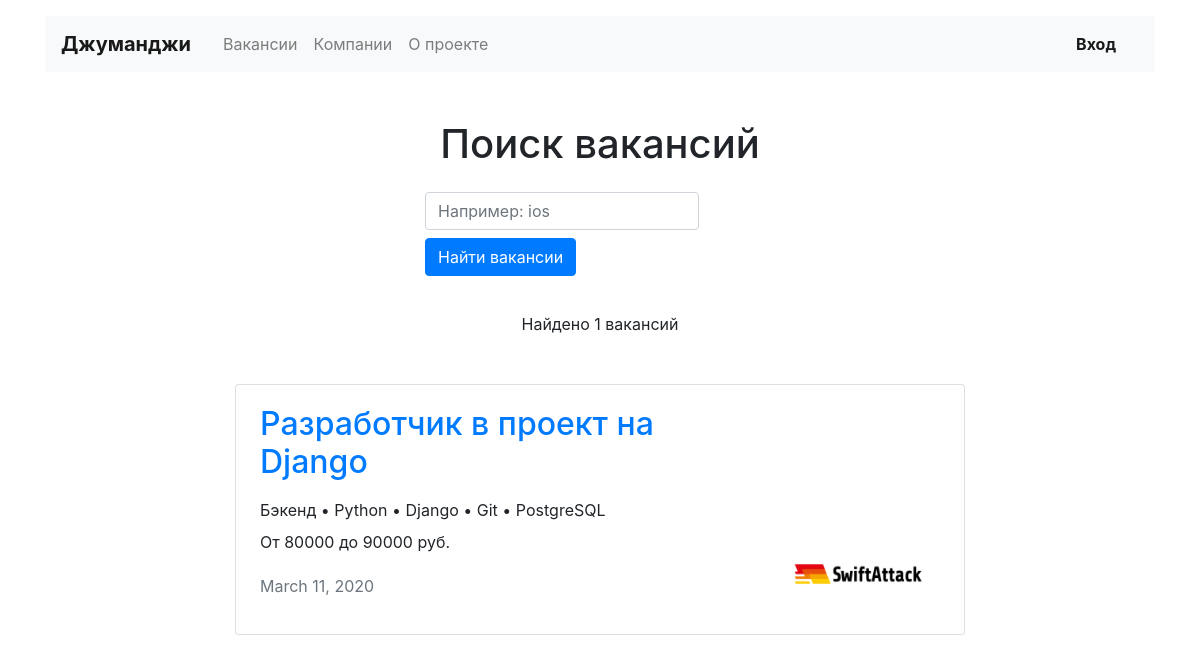
/search/?s=Django, run on an earlier commit of the app's database.
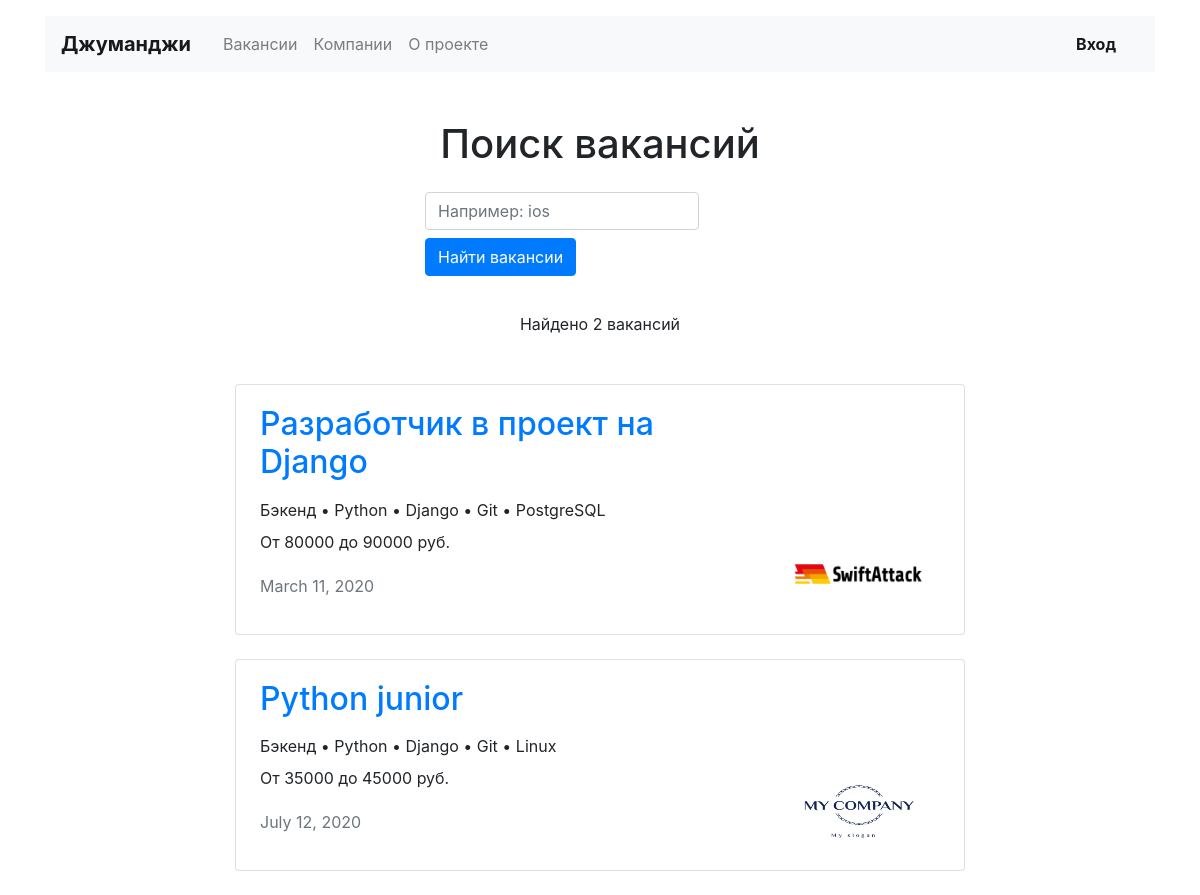
And on a later commit of the database.
### vacancies/models.py (models this page shows, shortened)
class Vacancy(models.Model):
    title = models.CharField(max_length=75)
    specialty = models.ForeignKey(Specialty, on_delete=models.CASCADE, related_name='vacancies', null=True)
    company = models.ForeignKey(Company, on_delete=models.CASCADE, related_name='vacancies')
    skills = models.CharField(max_length=350)
    description = models.CharField(max_length=700)
    salary_min = models.PositiveIntegerField()
    salary_max = models.PositiveIntegerField()
    published_at = models.DateField()

class Specialty(models.Model):
    code = models.CharField(max_length=25)
    title = models.CharField(max_length=25)
    picture = models.ImageField(upload_to=MEDIA_SPECIALITY_IMAGE_DIR)

class Company(models.Model):
    name = models.CharField(max_length=120)
    owner = models.OneToOneField(User, on_delete=models.CASCADE)
    location = models.CharField(max_length=50)
    logo = models.ImageField(upload_to=MEDIA_COMPANY_IMAGE_DIR, default='100x60.jpg')
    description = models.CharField(max_length=350)
    employee_count = models.PositiveIntegerField()

### vacancies/views.py (the view)
# urls.py: path('search/', SearchView.as_view(), name='search')
class SearchView(ListView):
    model = Vacancy
    template_name = 'vacancies/search.html'
    def get_queryset(self):
        query = self.request.GET.get('s')
        return Vacancy.objects.filter(
            Q(title__icontains=query) | Q(description__icontains=query) | Q(skills__icontains=query)
        )

### vacancies/templates/vacancies/search.html (shortened to what this page needs)
{% extends 'base.html' %}
{% block content %}
    <main class="container mt-3">
        <section>
            <h1 class="h1 text-center mt-5 mb-4">Поиск вакансий</h1>
            <div class="row">
                <div class="col-md-7 col-lg-5 col-xl-4 col-sm-8 mx-auto">
                    <form class="form-inline sm-form mr-auto mb-4">
                        <div>
                            <input class="form-control mr-sm-2" type="text" placeholder="Например: ios"
                                   aria-label="Search" name="s">
                        </div>
                        <button class="btn btn-primary my-2" type="submit">Найти вакансии</button>
                    </form>
                </div>
            </div>
            <p class="text-center pt-1">Найдено {{ object_list.count }} вакансий</p>
            <div class="row mt-5">
                <div class="col-12 col-lg-8 offset-lg-2 m-auto">
                    {% for vacancy in object_list %}
                        <div class="card mb-4">
                            <div class="card-body px-4">
                                <div class="row">
                                    <div class="col-12 col-md-8 col-lg-9">
                                        <a href="{% url 'vacancy' vacancy.id %}"><h2
                                                class="h2 pb-2">{{ vacancy.title }}</h2></a>
                                        <p class="mb-2">{% if spec %} {{ spec.title }} {% else %}
                                            {{ vacancy.specialty.title }} {% endif %}• {{ vacancy.skills }}</p>
                                        <p>От {{ vacancy.salary_min }} до {{ vacancy.salary_max }} руб.</p>
                                        <p class="text-muted pt-1">{{ vacancy.published_at }}</p>
                                    </div>
                                    <div class="col-12 col-md-4 col-lg-3 d-flex align-items-end">
                                        <a href="{% url 'company' vacancy.company.id %}"><img
                                                src="{{ vacancy.company.logo.url }}" width="130" height="80"
                                                alt=""></a>
                                    </div>
                                </div>
                            </div>
                        </div>
                    {% endfor %}
                </div>
            </div>
        </section>
    </main>
{% endblock %}

What changed in the data, as far as the page shows it:
added Vacancy: title "Python junior", specialty "Бэкенд", skills "Python • Django • Git • Linux", salary_min "35000", salary_max "45000", published_at "July 12, 2020", company.logo (picture)
Also different on the page:
{{ object_list.count }}: "1" → "2"
